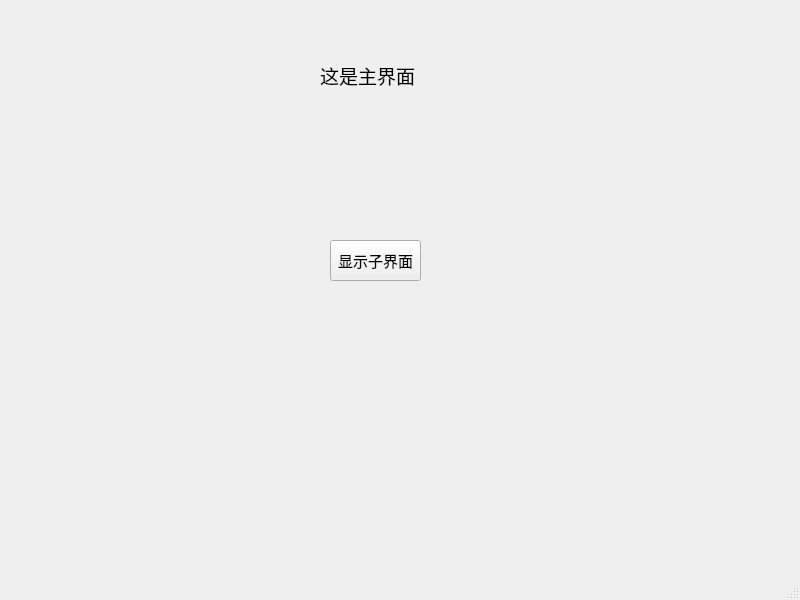
<?xml version="1.0" encoding="UTF-8"?>
<ui version="4.0">
 <class>MainWindow</class>
 <widget class="QMainWindow" name="MainWindow">
  <property name="geometry">
   <rect>
    <x>0</x>
    <y>0</y>
    <width>800</width>
    <height>600</height>
   </rect>
  </property>
  <property name="windowTitle">
   <string>MainWindow</string>
  </property>
  <widget class="QWidget" name="centralwidget">
   <widget class="QLabel" name="label">
    <property name="geometry">
     <rect>
      <x>320</x>
      <y>50</y>
      <width>101</width>
      <height>51</height>
     </rect>
    </property>
    <property name="font">
     <font>
      <pointsize>14</pointsize>
     </font>
    </property>
    <property name="text">
     <string>这是主界面</string>
    </property>
   </widget>
   <widget class="QPushButton" name="showChildButton">
    <property name="geometry">
     <rect>
      <x>330</x>
      <y>240</y>
      <width>91</width>
      <height>41</height>
     </rect>
    </property>
    <property name="font">
     <font>
      <pointsize>11</pointsize>
     </font>
    </property>
    <property name="text">
     <string>显示子界面</string>
    </property>
   </widget>
  </widget>
  <widget class="QMenuBar" name="menubar">
   <property name="geometry">
    <rect>
     <x>0</x>
     <y>0</y>
     <width>800</width>
     <height>22</height>
    </rect>
   </property>
  </widget>
  <widget class="QStatusBar" name="statusbar"/>
 </widget>
 <resources/>
 <connections/>
</ui>
